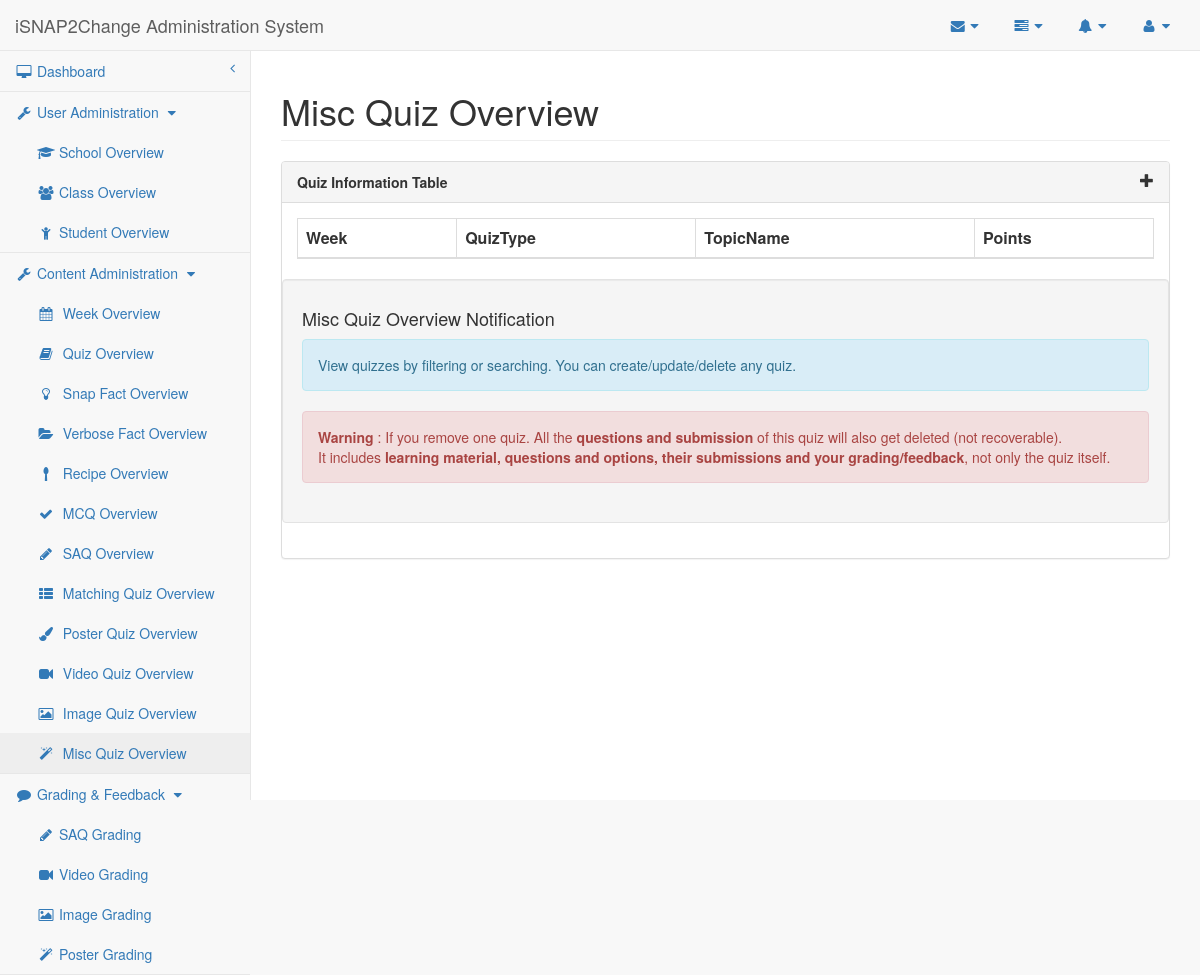
The page /researcher/misc.php on the database as committed earlier.
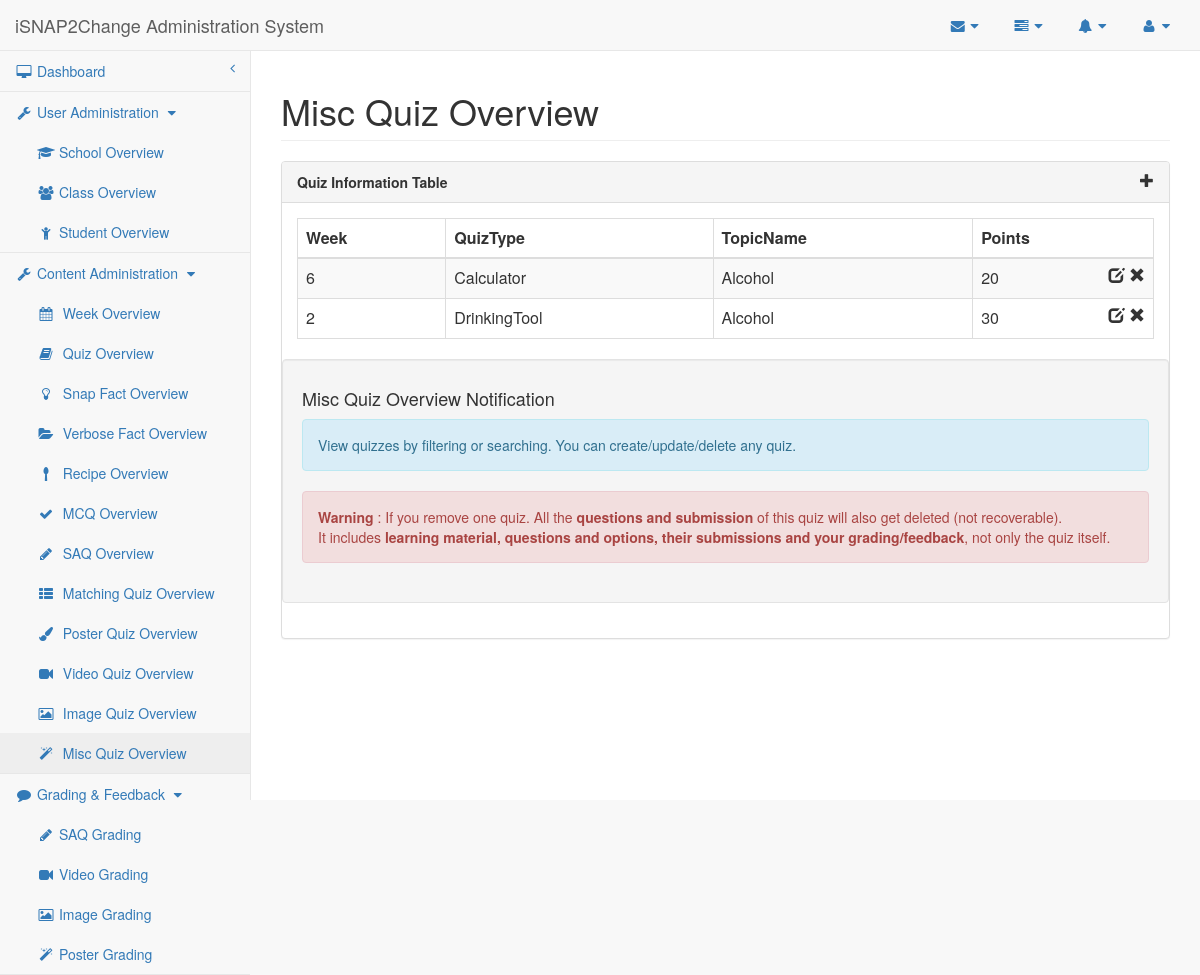
The same page on the database as committed later.
### tables this page shows
CREATE TABLE IF NOT EXISTS `Misc_Section` (
  QuizID      MEDIUMINT,
  QuizSubType TEXT,
  Points      MEDIUMINT,
  CONSTRAINT Misc_Section_QuizID_PK PRIMARY KEY (QuizID),
  CONSTRAINT Misc_Section_QuizID_FK FOREIGN KEY (QuizID)
  REFERENCES Quiz (QuizID)
    ON DELETE CASCADE
    ON UPDATE CASCADE
);

CREATE TABLE IF NOT EXISTS `Quiz` (
  QuizID    MEDIUMINT AUTO_INCREMENT,
  Week      MEDIUMINT,
  QuizType  ENUM ('SAQ', 'MCQ', 'Matching', 'Poster', 'Misc'),
  ExtraQuiz BOOLEAN   DEFAULT 0,
  TopicID   MEDIUMINT,
  CONSTRAINT Quiz_QuizID_PK PRIMARY KEY (QuizID),
  CONSTRAINT Quiz_TopicID_FK FOREIGN KEY (TopicID)
  REFERENCES Topic (TopicID)
    ON DELETE CASCADE
    ON UPDATE CASCADE
);

CREATE TABLE IF NOT EXISTS `Topic` (
  TopicID   MEDIUMINT AUTO_INCREMENT,
  TopicName VARCHAR(190) UNIQUE,
  CONSTRAINT Topic_TopicID_PK PRIMARY KEY (TopicID)
);

### researcher/misc.php (called while the page is built)
<?php
require_once('quiz.php');
?>

### researcher/researcher-lib.php (called while the page is built, shortened)
<?php
require_once("../mysql-lib.php");
$userAdminPageArr = array('School', 'Class', 'Student');
$userAdminIconArr = array('mortar-board', 'users', 'child');
$contentAdminPageArr = array('Week', 'Quiz', 'Snap Fact', 'Verbose Fact', 'Recipe', 'MCQ', 'SAQ', 'Matching', 'Poster', 'Video', 'Image', 'Misc');
$quizTypeArr = array('Matching', 'Poster', 'Video', 'Image', 'Misc');
$contentAdminIconArr = array('calendar', 'book', 'lightbulb-o', 'folder-open', 'spoon', 'check', 'pencil', 'th-list', 'paint-brush', 'video-camera', 'picture-o', 'magic');
$gradingPageArr = array('SAQ Grading', 'Video Grading', 'Image Grading', 'Poster Grading');
$gradingIconArr = array('pencil', 'video-camera', 'picture-o', 'magic');
$editableQuizTypeArr = array('MCQ', 'SAQ', 'Matching', 'Poster', 'Video', 'Image');
$miscQuizTypeArr = array('DrinkingTool', 'Calculator');
$pageName = basename($_SERVER['SCRIPT_FILENAME'], '.php');
$pageNameForView = getPageNameForView($pageName);
function getPageNameForView($pageName)
{
    $pageNameForView = str_replace('-', ' ', str_replace('editor', '', $pageName));
    $pageNameForView = str_replace('mcq', 'Multiple Choice Quiz', $pageNameForView);
    if (defined('SAQ_LIKE_QUIZ_TYPE')) {
        $pageNameForView = ucfirst(SAQ_LIKE_QUIZ_TYPE) . ' Quiz';
    }
    else if (defined('SAQ_LIKE_SUBMISSION_TYPE')) {
        $pageNameForView = ucfirst(SAQ_LIKE_SUBMISSION_TYPE) . ' Grading';
    }
    else
        if (in_array(ucwords(str_replace('-', ' ', $pageNameForView)), $GLOBALS['quizTypeArr'])) {
            $pageNameForView = ucwords(str_replace('-', ' ', $pageNameForView)) . " Quiz";
        }
    return ucwords($pageNameForView);
}
?>

### mysql-lib.php (called while the page is built, shortened)
<?php
function getQuizPoints(PDO $conn, $quizID)
{
    $pointsBySection = array('MCQ', 'Matching', 'Poster', 'Misc');
    $pointsByQuestion = array('SAQ', 'Video', 'Image');
    $points = 0;
    $quizTypeSql = "SELECT COUNT(*) FROM Quiz WHERE QuizID = ?";
    $quizTypeQuery = $conn->prepare($quizTypeSql);
    $quizTypeQuery->execute(array($quizID));
    if ($quizTypeQuery->fetchColumn() > 0) {
        $quizTypeSql = "SELECT QuizType FROM Quiz WHERE QuizID = ?";
        $quizTypeQuery = $conn->prepare($quizTypeSql);
        $quizTypeQuery->execute(array($quizID));
        $quizTypeResult = $quizTypeQuery->fetch(PDO::FETCH_OBJ);
        $quizType = $quizTypeResult->QuizType;
        if (in_array($quizType, $pointsBySection)) {
            $pointsSql = "SELECT Points AS SumPoints FROM Quiz NATURAL JOIN " . $quizType . "_Section WHERE QuizID = ?";
        } else if (in_array($quizType, $pointsByQuestion)) {
            $pointsSql = "SELECT SUM(Points) AS SumPoints FROM Quiz NATURAL JOIN SAQ_Section NATURAL JOIN SAQ_Question WHERE QuizID = ?";
        } else {
            throw new Exception("Unexpected Quiz Type. QuizID: " . $quizID);
        }
        $pointsQuery = $conn->prepare($pointsSql);
        $pointsQuery->execute(array($quizID));
        $pointsResult = $pointsQuery->fetch(PDO::FETCH_OBJ);
        if (strlen($pointsResult->SumPoints) > 0) {
            $points = $pointsResult->SumPoints;
        }
    }
    return $points;
}
function getMiscQuizzes(PDO $conn)
{
    return getRecords($conn, "Misc_Section", array("Quiz", "Topic"));
}
function getRecords(PDO $conn, $tableName, array $joinTables = null)
{
    $tableSql = "SELECT * FROM " . $tableName;
    if ($joinTables != null) {
        foreach ($joinTables as $joinTable) {
            $tableSql .= " NATURAL JOIN " . $joinTable;
        }
    }
    $tableQuery = $conn->prepare($tableSql);
    $tableQuery->execute();
    $tableResult = $tableQuery->fetchAll(PDO::FETCH_OBJ);
    return $tableResult;
}
?>

### researcher/quiz.php (the view, shortened to what this page needs)
<?php
require_once("../mysql-lib.php");
require_once("researcher-lib.php");
$columnName = array('QuizID', 'Week', 'QuizType', 'TopicName', 'Points');
try {
    $conn = db_connect();
} catch (Exception $e) {
    debug_err($e);
}
try {
    if (strpos($pageName, 'misc') !== false) {
        $quizResult = getMiscQuizzes($conn);
    }
} catch (Exception $e) {
    debug_err($e);
}
?>
<!DOCTYPE html>
<html lang="en">
<?php require_once('header-lib.php'); ?>
<body>
<div id="wrapper">
    <?php require_once('navigation.php'); ?>
    <div id="page-wrapper">
        <div class="row">
            <div class="col-lg-12">
                <h1 class="page-header"><?php echo $pageNameForView; ?> Overview
                </h1>
            </div>
        </div>
        <div class="row">
            <div class="col-lg-12">
                <div class="panel panel-default">
                    <div class="panel-heading">
                        Quiz Information Table <span class="glyphicon glyphicon-plus pull-right" data-toggle="modal"
                                                     data-target="#dialog"></span>
                    </div>
                    <div class="panel-body">
                        <div class="dataTable_wrapper">
                            <table class="table table-striped table-bordered table-hover" id="datatables">
                                <?php require_once('table-head.php'); ?>
                                <tbody>
                                <?php for ($i = 0; $i < count($quizResult); $i++) {
                                    $quizID = $quizResult[$i]->QuizID;
                                    $quizType = getQuizType($conn, $quizID);
                                    $points = getQuizPoints($conn, $quizID);
                                    ?>
                                    <tr class="<?php if ($i % 2 == 0) {
                                        echo "odd";
                                    } else {
                                        echo "even";
                                    } ?>">
                                        <td><?php echo $quizResult[$i]->Week ?></td>
                                        <td><?php echo $quizType ?></td>
                                        <td><?php echo $quizResult[$i]->TopicName ?></td>
                                        <td><?php echo $points ?>
                                            <span class="glyphicon glyphicon-remove pull-right"
                                                  aria-hidden="true"></span>
                                            <span class="pull-right" aria-hidden="true">&nbsp;</span>
                                            <?php if (in_array($quizType, $editableQuizTypeArr)) { ?>
                                                <a href="<?php echo strtolower($quizType); ?>-editor.php?quizID=<?php echo $quizID ?>">
                                                    <span class="glyphicon glyphicon-edit pull-right"
                                                          aria-hidden="true"></span>
                                                </a>
                                            <?php } else if (in_array($quizType, $miscQuizTypeArr)) { ?>
                                                <span class="glyphicon glyphicon-edit pull-right"
                                                      data-toggle="modal"
                                                      data-target="#dialog" aria-hidden="true"></span>
                                            <?php } ?>
                                        </td>
                                    </tr>
                                <?php } ?>
                                </tbody>
                            </table>
                        </div>
                        <?php require_once('quiz-overview-notification.php'); ?>
                    </div>
                </div>
            </div>
        </div>
    </div>
</div>
<?php require_once('sb-admin-lib.php'); ?>
</body>
</html>

### researcher/header-lib.php (shortened to what this page needs)
<head>
    <link href="../bower_components/bootstrap/dist/css/bootstrap.min.css" rel="stylesheet">
    <link href="../bower_components/metisMenu/dist/metisMenu.min.css" rel="stylesheet">
    <link href="../bower_components/datatables-plugins/integration/bootstrap/3/dataTables.bootstrap.css"
          rel="stylesheet">
    <link href="../sb-admin/css/sb-admin-2.css" rel="stylesheet">
    <link href="../bower_components/font-awesome/css/font-awesome.min.css" rel="stylesheet" type="text/css">
    <link rel="stylesheet" href="../bower_components/magnific-popup/magnific-popup.css">
</head>

### researcher/navigation.php (shortened to what this page needs)
<nav class="navbar navbar-default navbar-static-top" role="navigation" style="margin-bottom: 0">
    <div class="navbar-header">
        <a class="navbar-brand" href="index.php">iSNAP2Change Administration System</a>
    </div>
    <ul class="nav navbar-top-links navbar-right">
        <li class="dropdown">
            <a class="dropdown-toggle" data-toggle="dropdown" href="#">
                <i class="fa fa-envelope fa-fw"></i> <i class="fa fa-caret-down"></i>
            </a>
        </li>
        <li class="dropdown">
            <a class="dropdown-toggle" data-toggle="dropdown" href="#">
                <i class="fa fa-tasks fa-fw"></i> <i class="fa fa-caret-down"></i>
            </a>
        </li>
        <li class="dropdown">
            <a class="dropdown-toggle" data-toggle="dropdown" href="#">
                <i class="fa fa-bell fa-fw"></i> <i class="fa fa-caret-down"></i>
            </a>
        </li>
        <li class="dropdown">
            <a class="dropdown-toggle" data-toggle="dropdown" href="#">
                <i class="fa fa-user fa-fw"></i> <i class="fa fa-caret-down"></i>
            </a>
        </li>
    </ul>
    <div class="navbar-default sidebar" role="navigation">
        <div class="sidebar-nav navbar-collapse">
            <ul class="nav" id="side-menu">
                <li>
                    <a href="index.php"><i class="fa fa-desktop fa-fw"></i> Dashboard<span class="fa arrow"></span></a>
                </li>
                <li>
                    <a href="javascript:;" data-toggle="collapse" data-target="#userAdmin" class=""
                       aria-expanded="true"><i class="fa fa-fw fa-wrench"></i> User Administration <i
                            class="fa fa-fw fa-caret-down"></i></a>
                    <ul id="userAdmin" class="collapse in nav nav-second-level" aria-expanded="true">
                        <?php for ($i = 0; $i < count($userAdminPageArr); $i++) { ?>
                            <li>
                                <a href="<?php echo strtolower($userAdminPageArr[$i]); ?>.php"><i
                                        class="fa fa-fw fa-<?php echo $userAdminIconArr[$i]; ?>"></i>&nbsp;<?php echo $userAdminPageArr[$i]; ?>
                                    Overview</a>
                            </li>
                        <?php } ?>
                    </ul>
                </li>
                <li>
                    <a href="javascript:;" data-toggle="collapse" data-target="#contentAdmin" class=""
                       aria-expanded="true"><i class="fa fa-fw fa-wrench"></i> Content Administration <i
                            class="fa fa-fw fa-caret-down"></i></a>
                    <ul id="contentAdmin" class="collapse in nav nav-second-level" aria-expanded="true">
                        <?php for ($i = 0; $i < count($contentAdminPageArr); $i++) { ?>
                            <li>
                                <a href="<?php echo str_replace(" ", "-", strtolower($contentAdminPageArr[$i])); ?>.php">
                                    <i class="fa fa-fw fa-<?php echo $contentAdminIconArr[$i]; ?>"></i>
                                    &nbsp;<?php echo $contentAdminPageArr[$i];
                                    if (in_array($contentAdminPageArr[$i], $quizTypeArr)) echo " Quiz" ?> Overview</a>
                            </li>
                        <?php } ?>
                    </ul>
                </li>
                <li>
                    <a href="javascript:;" data-toggle="collapse" data-target="#gradingPage" class=""
                       aria-expanded="true"><i class="fa fa-fw fa-comment"></i> Grading & Feedback <i
                            class="fa fa-fw fa-caret-down"></i></a>
                    <ul id="gradingPage" class="collapse in nav nav-second-level" aria-expanded="true">
                        <?php for ($i = 0; $i < count($gradingPageArr); $i++) { ?>
                            <li>
                                <a href="<?php echo str_replace(" ", "-", strtolower($gradingPageArr[$i])); ?>.php"><i
                                        class="fa fa-fw fa-<?php echo $gradingIconArr[$i]; ?>"></i>&nbsp;<?php echo $gradingPageArr[$i]; ?>
                                </a>
                            </li>
                        <?php } ?>
                    </ul>
                </li>
            </ul>
        </div>
    </div>
</nav>

### researcher/table-head.php
<thead>
<tr>
    <?php for ($i = 0; $i < count($columnName); $i++) { ?>
        <th <?php if ($i == 0) {
            echo 'style="display:none"';
        } ?>><?php echo $columnName[$i]; ?></th>
    <?php } ?>
</tr>
</thead>

### researcher/quiz-overview-notification.php
<div class="well row">
    <h4><?php echo $pageNameForView; ?> Overview Notification</h4>
    <div class="alert alert-info">
        <p>View quizzes by filtering or searching. You can create/update/delete any quiz.</p>
    </div>
    <?php include_once("quiz-overview-warning.php"); ?>
</div>

### researcher/quiz-overview-warning.php
<div class="alert alert-danger">
    <p><strong>Warning</strong> : If you remove one quiz. All the <strong>questions and
            submission</strong> of this quiz will also get deleted (not recoverable).</p> It
    includes <strong>learning material, questions and options, their submissions and your
        grading/feedback</strong>, not only the quiz itself.
</div>

### researcher/sb-admin-lib.php (shortened to what this page needs)
<link rel="stylesheet" href="../bower_components/jquery-ui.css"/>
<link rel="stylesheet" href="../bower_components/qunit-1.18.0.css"/>

### sb-admin/css/sb-admin-2.css (style rules this page uses)
body { background-color: #f8f8f8; }
#wrapper { width: 100%; }
#page-wrapper { padding: 0 15px; min-height: 568px; background-color: #fff; }
@media (min-width:768px) { #page-wrapper { position: inherit; margin: 0 0 0 250px; padding: 0 30px; border-left: 1px solid #e7e7e7; } }
.navbar-top-links { margin-right: 0; }
.navbar-top-links li { display: inline-block; }
.navbar-top-links li:last-child { margin-right: 15px; }
.navbar-top-links li a { padding: 15px; min-height: 50px; }
.sidebar .sidebar-nav.navbar-collapse { padding-right: 0; padding-left: 0; }
.sidebar ul li { border-bottom: 1px solid #e7e7e7; }
.sidebar ul li a.active { background-color: #eee; }
.sidebar .arrow { float: right; }
.sidebar .fa.arrow:before { content: "\f104"; }
.sidebar .nav-second-level li, .sidebar .nav-third-level li { border-bottom: 0!important; }
.sidebar .nav-second-level li a { padding-left: 37px; }
@media (min-width:768px) { .sidebar { z-index: 1; position: absolute; width: 250px; margin-top: 51px; } }

### researcher/header-lib.php (style rules this page uses)
.panel-heading { font-weight: bold; }

Rows that differ between the two databases and show on the page:
added misc_section: QuizID.Week "6", quizType "Calculator", topic.TopicName "Alcohol", points "20"
added misc_section: QuizID.Week "2", quizType "DrinkingTool", topic.TopicName "Alcohol", points "30"
